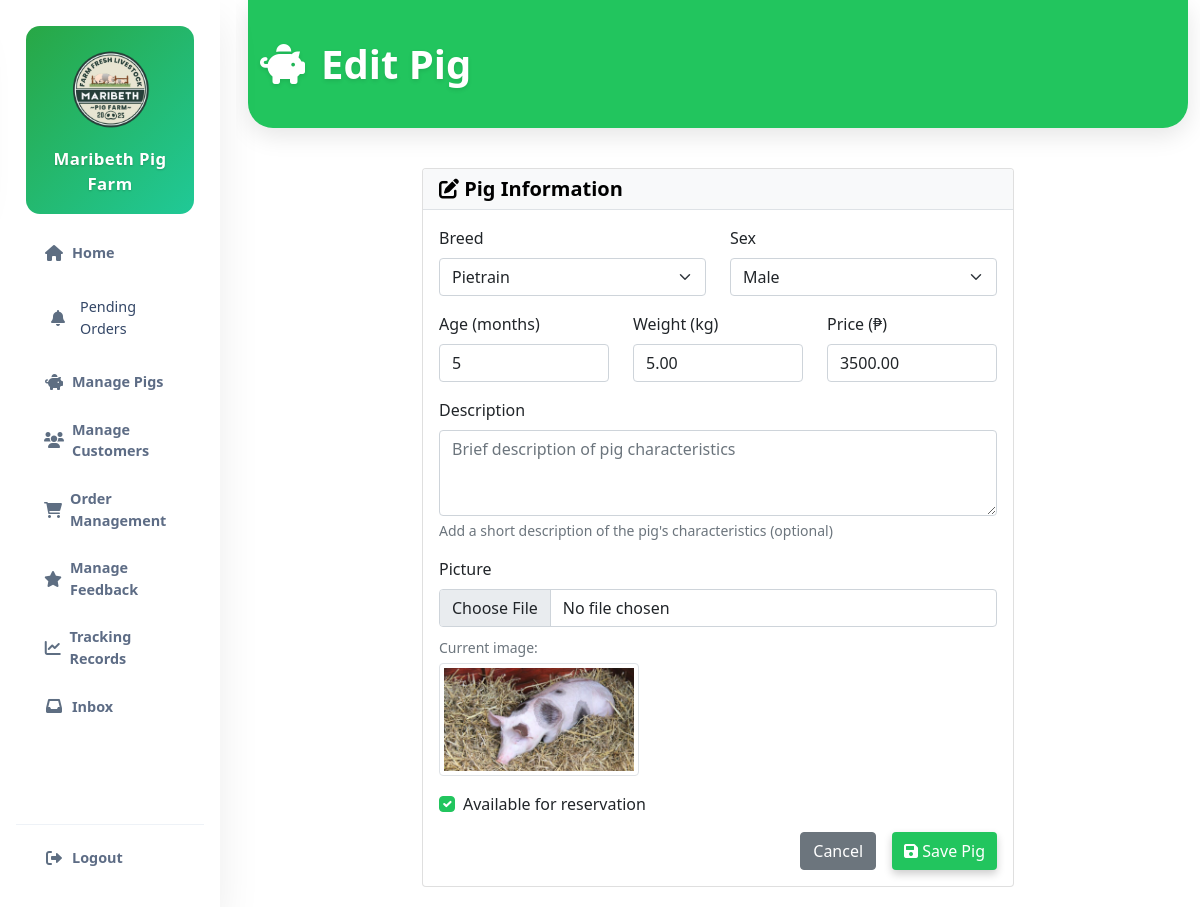
Page /manage/pigs/edit/12/ (signed in) on the committed database.
### myapp/models.py (models this page shows, shortened)
class Pig(models.Model):
    SEX_CHOICES = [
        ('M', 'Male'),
        ('F', 'Female'),
    ]
    BREED_CHOICES = [
        ('Yorkshire', 'Yorkshire'),
        ('Landrace', 'Landrace'),
        ('Duroc', 'Duroc'),
        ('Hampshire', 'Hampshire'),
        ('Pietrain', 'Pietrain'),
        ('Large White', 'Large White'),
        ('Native', 'Native'),
        ('Crossbreed', 'Crossbreed'),
    ]
    breed = models.CharField(max_length=50, choices=BREED_CHOICES)
    age_months = models.IntegerField(help_text="Age in months")
    weight_kg = models.DecimalField(max_digits=6, decimal_places=2, help_text="Weight in kilograms")
    sex = models.CharField(max_length=1, choices=SEX_CHOICES)
    price = models.DecimalField(max_digits=10, decimal_places=2)
    description = models.TextField(blank=True, help_text="Short description of the pig's characteristics")
    picture = models.ImageField(upload_to='pig_images/', blank=True, null=True)
    is_available = models.BooleanField(default=True)
    created_at = models.DateTimeField(auto_now_add=True)

### myapp/views.py (the view)
# urls.py: path('manage/pigs/edit/<int:pig_id>/', views.admin_pig_edit, name='admin_pig_edit'),
@login_required
@user_passes_test(is_admin)
def admin_pig_edit(request, pig_id):
    pig = get_object_or_404(Pig, id=pig_id)
    if request.method == 'POST':
        form = PigForm(request.POST, request.FILES, instance=pig)
        if form.is_valid():
            form.save()
            messages.success(request, 'Pig updated successfully!')
            return redirect('available_pigs')
    else:
        form = PigForm(instance=pig)
    return render(request, 'myapp/admin_pig_form.html', {'form': form, 'title': 'Edit Pig', 'pig': pig})

### myapp/forms.py
class PigForm(forms.ModelForm):
    class Meta:
        model = Pig
        fields = ['breed', 'age_months', 'weight_kg', 'sex', 'price', 'description', 'picture', 'is_available']
        widgets = {
            'breed': forms.Select(attrs={'class': 'form-select'}),
            'age_months': forms.NumberInput(attrs={'class': 'form-control', 'placeholder': 'Age in months', 'min': '1'}),
            'weight_kg': forms.NumberInput(attrs={'class': 'form-control', 'placeholder': 'Weight in kg', 'min': '1', 'step': '0.1'}),
            'sex': forms.Select(attrs={'class': 'form-select'}),
            'price': forms.NumberInput(attrs={'class': 'form-control', 'placeholder': 'Price in PHP', 'min': '0', 'step': '0.01'}),
            'description': forms.Textarea(attrs={'class': 'form-control', 'placeholder': 'Brief description of pig characteristics', 'rows': 3}),
            'picture': forms.FileInput(attrs={'class': 'form-control', 'accept': 'image/*'}),
            'is_available': forms.CheckboxInput(attrs={'class': 'form-check-input'}),
        }

### myapp/context_processors.py (called while the page is built)
def cart_count(request):
    if request.user.is_authenticated:
        count = Cart.objects.filter(user=request.user).count()
        return {'cart_count': count}
    return {'cart_count': 0}

### myapp/views.py (called while the page is built)
def is_admin(user):
    return user.is_superuser or user.is_staff

### templates/myapp/admin_pig_form.html (shortened to what this page needs)
{% extends 'base.html' %}
{% block content %}
<div class="container-fluid">
    <div class="page-header">
        <div class="container-fluid">
            <div class="d-flex justify-content-between align-items-center">
                <h1 class="page-title">
                    <i class="fas fa-piggy-bank me-3"></i>{{ title }}
                </h1>
            </div>
        </div>
    </div>
    <div class="row justify-content-center">
        <div class="col-md-8">
            <div class="card">
                <div class="card-header">
                    <h5><i class="fas fa-edit"></i> Pig Information</h5>
                </div>
                <div class="card-body">
                    <form method="post" enctype="multipart/form-data">
                        <div class="row">
                            <div class="col-md-6 mb-3">
                                <label for="{{ form.breed.id_for_label }}" class="form-label">Breed</label>
                                {{ form.breed }}
                            </div>
                            <div class="col-md-6 mb-3">
                                <label for="{{ form.sex.id_for_label }}" class="form-label">Sex</label>
                                {{ form.sex }}
                            </div>
                        </div>
                        <div class="row">
                            <div class="col-md-4 mb-3">
                                <label for="{{ form.age_months.id_for_label }}" class="form-label">Age (months)</label>
                                {{ form.age_months }}
                            </div>
                            <div class="col-md-4 mb-3">
                                <label for="{{ form.weight_kg.id_for_label }}" class="form-label">Weight (kg)</label>
                                {{ form.weight_kg }}
                            </div>
                            <div class="col-md-4 mb-3">
                                <label for="{{ form.price.id_for_label }}" class="form-label">Price (₱)</label>
                                {{ form.price }}
                            </div>
                        </div>
                        <div class="mb-3">
                            <label for="{{ form.description.id_for_label }}" class="form-label">Description</label>
                            {{ form.description }}
                            <div class="form-text">Add a short description of the pig's characteristics (optional)</div>
                        </div>
                        <div class="mb-3">
                            <label for="{{ form.picture.id_for_label }}" class="form-label">Picture</label>
                            {{ form.picture }}
                            {% if pig and pig.picture %}
                                <div class="mt-2">
                                    <small class="text-muted">Current image:</small><br>
                                    <img src="{{ pig.picture.url }}" alt="{{ pig.breed }}"
                                         class="img-thumbnail mt-1" style="max-width: 200px; max-height: 200px;">
                                </div>
                            {% endif %}
                        </div>
                        <div class="mb-3 form-check">
                            {{ form.is_available }}
                            <label class="form-check-label" for="{{ form.is_available.id_for_label }}">
                                Available for reservation
                            </label>
                        </div>
                        <div class="d-grid gap-2 d-md-flex justify-content-md-end">
                            <a href="{% url 'available_pigs' %}" class="btn btn-secondary me-md-2">Cancel</a>
                            <button type="submit" class="btn btn-primary">
                                <i class="fas fa-save"></i> Save Pig
                            </button>
                        </div>
                    </form>
                </div>
            </div>
        </div>
    </div>
</div>
{% endblock %}

### templates/base.html (style rules this page uses)
html, body { margin: 0; padding: 0; min-height: 100%; width: 100%; overflow-x: hidden; overflow-y: auto; }
body { min-height: 100vh; width: 100%; overflow-x: hidden; overflow-y: auto; }
.btn-primary { background: linear-gradient(135deg, #28a745 0%, #20c997 100%); border: none; box-shadow: 0 4px 8px rgba(0, 0, 0, 0.2); }

### templates/myapp/admin_pig_form.html (style rules this page uses)
.page-header { background: #22c55e; color: white; padding: 40px 0; margin: -20px -20px 40px -20px; border-radius: 0 0 25px 25px; box-shadow: 0 8px 25px rgba(0, 0, 0, 0.1); }
.page-title { font-size: 2.5rem; font-weight: 800; margin: 0; text-shadow: 0 2px 4px rgba(0, 0, 0, 0.1); color: white; }
.page-title i { color: white; }
.card-header { background: #f8f9fa !important; border-bottom: 1px solid #dee2e6; color: #000000; font-weight: 700; }
.card-header h5 { color: #000000; font-weight: 700; margin: 0; }
.btn-primary { background: #22c55e; border-color: #22c55e; color: white; }
.form-check-input:checked { background-color: #22c55e !important; border-color: #22c55e !important; }
* { outline-color: #22c55e !important; }
.card-header * { color: #000000 !important; }

### rows in the picture
Pig: breed "Pietrain", sex "Male", age_months "5", weight_kg "5.00", price "3500.00", picture (picture), is_available "☑"

### other values in the picture
{{ title }} "Edit Pig"
